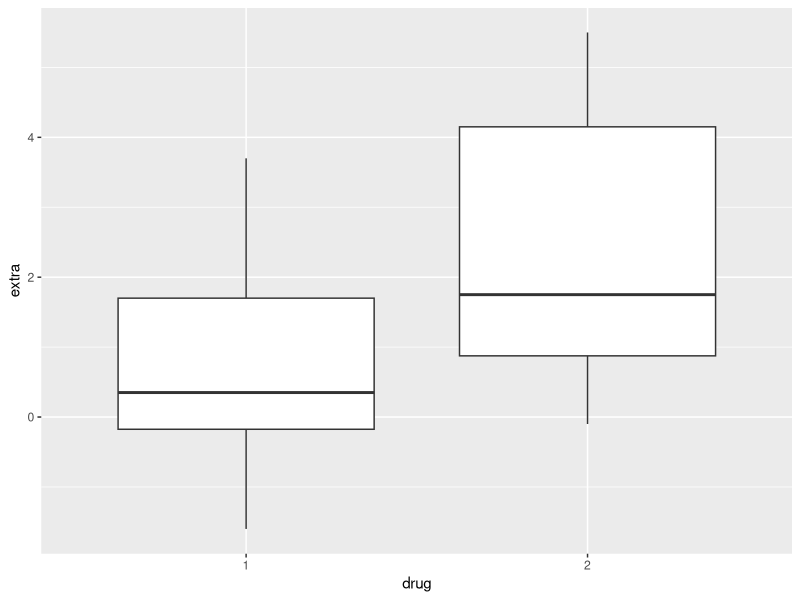

Source code (R):
## ---- chunk 1
data(sleep) # load the sleep data set
print(sleep)
## ---- chunk 2
colnames(sleep)[which(colnames(sleep) == "group")] <- "drug"
## ---- chunk 3
library(ggplot2)
ggplot(sleep, aes(x = drug, y = extra)) + geom_boxplot()
## ---- chunk 4
x <- sleep$extra[sleep$drug == 2]
y <- sleep$extra[sleep$drug == 1]
res <- wilcox.test(x, y, paired = TRUE, 
                   alternative = "greater")
## ---- chunk 5
x - y
## ---- chunk 6
res$p.value
